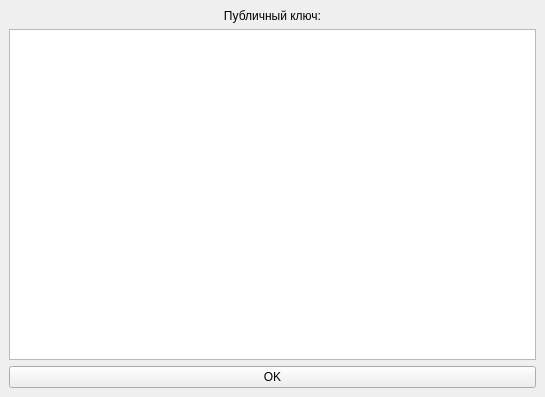
<?xml version="1.0" encoding="UTF-8"?>
<ui version="4.0">
 <class>MainWindow</class>
 <widget class="QMainWindow" name="MainWindow">
  <property name="geometry">
   <rect>
    <x>0</x>
    <y>0</y>
    <width>545</width>
    <height>397</height>
   </rect>
  </property>
  <property name="windowTitle">
   <string>MainWindow</string>
  </property>
  <widget class="QWidget" name="centralwidget">
   <layout class="QVBoxLayout" name="verticalLayout">
    <item>
     <widget class="QLabel" name="label">
      <property name="styleSheet">
       <string notr="true">font: 12pt &quot;Times New Roman&quot;;</string>
      </property>
      <property name="text">
       <string>Публичный ключ:</string>
      </property>
      <property name="alignment">
       <set>Qt::AlignCenter</set>
      </property>
     </widget>
    </item>
    <item>
     <widget class="QPlainTextEdit" name="plainTextEdit_5"/>
    </item>
    <item>
     <widget class="QPushButton" name="pushButton">
      <property name="styleSheet">
       <string notr="true">font: 12pt &quot;Times New Roman&quot;;</string>
      </property>
      <property name="text">
       <string>OK</string>
      </property>
     </widget>
    </item>
   </layout>
  </widget>
 </widget>
 <resources/>
 <connections/>
</ui>
